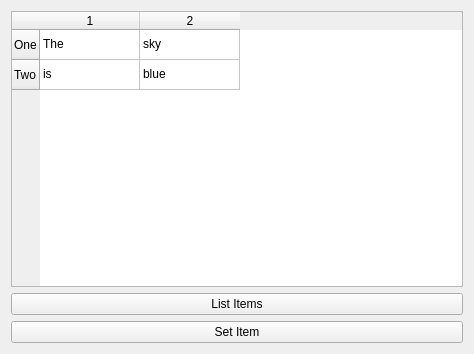
<?xml version="1.0" encoding="UTF-8"?>
<ui version="4.0">
 <class>Widget</class>
 <widget class="QWidget" name="Widget">
  <property name="geometry">
   <rect>
    <x>0</x>
    <y>0</y>
    <width>474</width>
    <height>354</height>
   </rect>
  </property>
  <property name="windowTitle">
   <string>Widget</string>
  </property>
  <layout class="QVBoxLayout" name="verticalLayout">
   <item>
    <widget class="QTableWidget" name="tableWidget">
     <row>
      <property name="text">
       <string>One</string>
      </property>
     </row>
     <row>
      <property name="text">
       <string>Two</string>
      </property>
     </row>
     <column/>
     <column/>
     <item row="0" column="0">
      <property name="text">
       <string>The</string>
      </property>
     </item>
     <item row="0" column="1">
      <property name="text">
       <string>sky</string>
      </property>
     </item>
     <item row="1" column="0">
      <property name="text">
       <string>is</string>
      </property>
     </item>
     <item row="1" column="1">
      <property name="text">
       <string>blue</string>
      </property>
     </item>
    </widget>
   </item>
   <item>
    <widget class="QPushButton" name="pushButtonListItems">
     <property name="text">
      <string>List Items</string>
     </property>
    </widget>
   </item>
   <item>
    <widget class="QPushButton" name="pushButtonSetItem">
     <property name="text">
      <string>Set Item</string>
     </property>
    </widget>
   </item>
  </layout>
 </widget>
 <resources/>
 <connections/>
</ui>
